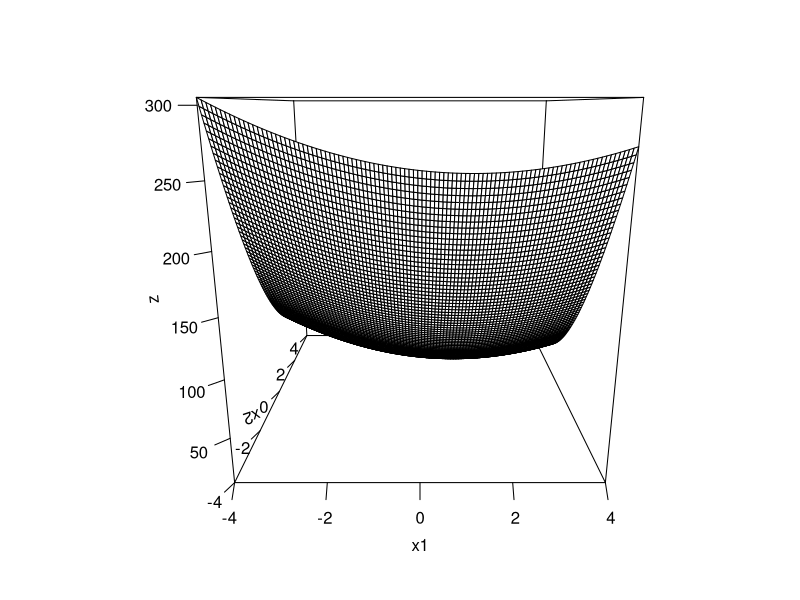
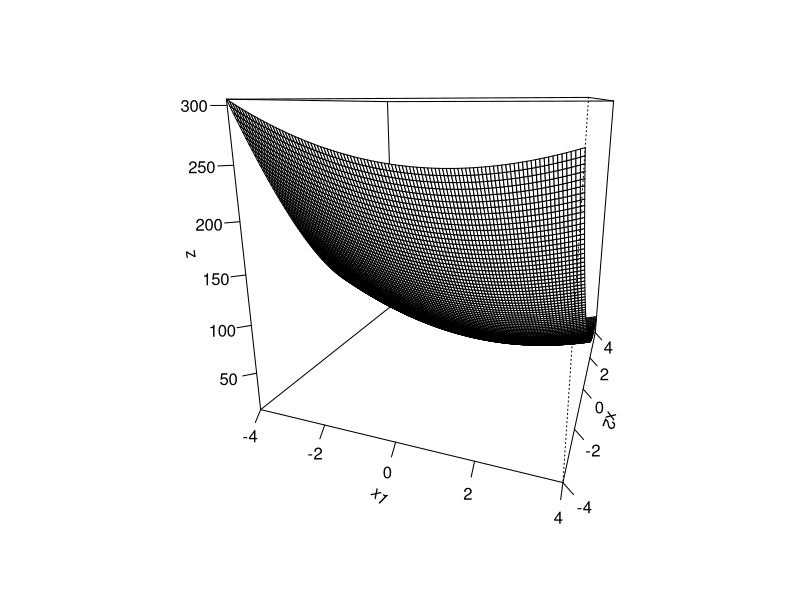
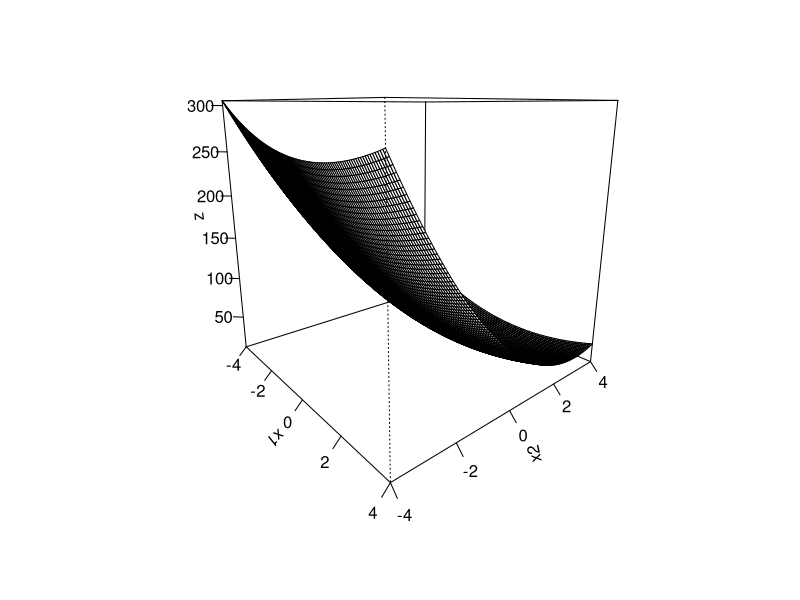
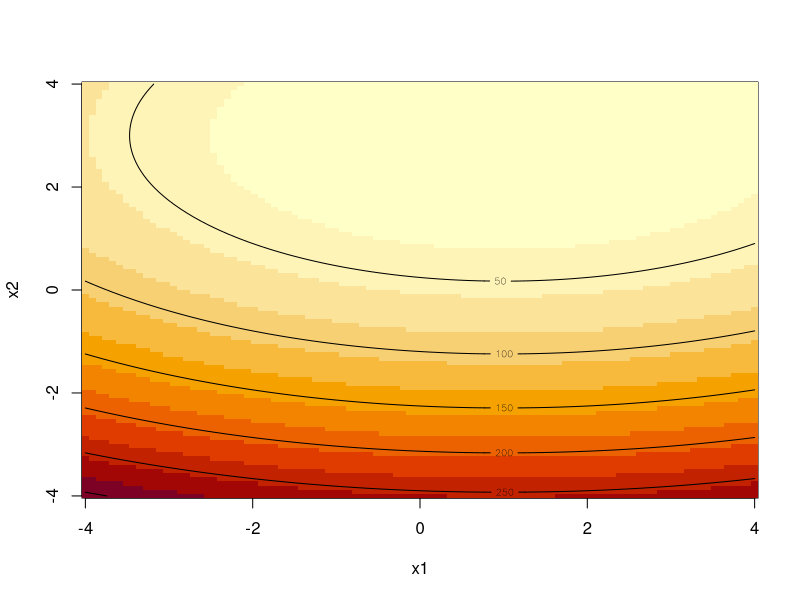
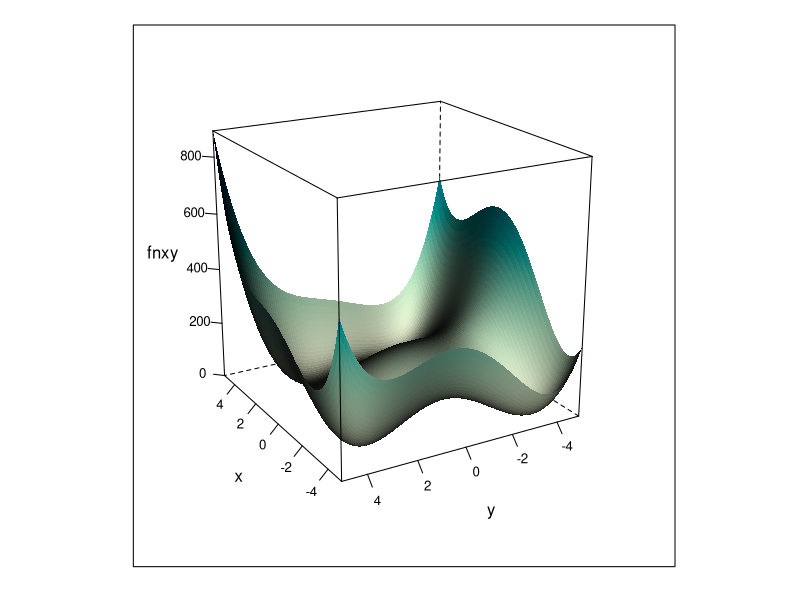

These figures' R source, in order:
## 6. Optimization.pdf
##    opti_ex.rx.txt

#===========================================
## intro
f1 <- function(x,y) 2*(x-1)^2 + 5*(y-3)^2 + 10
# 1줄이라 중괄호 안써도
f1(1,1) # 점검

x1 <- seq(-4,4,length=100)
x2 <- seq(-4,4,length=100)
z <- outer(x1,x2,f1) # x와 y의 f1을 사용하여 outer product를 계산.
dim(z) # 100x100

# 3d 그래프 / theta로 조금 회전
persp(x1, x2, z, ticktype="detailed")
persp(x1, x2, z, ticktype="detailed", theta=20)
persp(x1, x2, z, ticktype="detailed", theta=50)

# 2d 그래프 + 색 + 등고선 
image(x1,x2,z)
contour(x1,x2,z, add=TRUE)

# optim은 두개의 변수로 인식x -> x1,x2로 변경
f1.o <- function(x) 2*(x[1]-1)^2 + 5*(x[2]-3)^2 + 10  
r <- optim(c(1,1),f1.o) # initial value가 1,1
r
# convergence = 0 : optimization 성공.

#===========================================
## LP /  page 14

# install.packages("lpSolve")
library(lpSolve)

objective.in <- c(25, 20)
const.mat <- matrix(c(20, 12, 1/15, 1/15), nrow=2, byrow=TRUE)
const.rhs <- c(1800, 8)
const.dir <- c("<=", "<=")
optimum <- lp(direction="max", objective.in, const.mat, const.dir, const.rhs)
optimum$solution; optimum$objval

#===========================================
## QP (숙제있음) / page 20

# install.packages("quadprog")
library(quadprog)
# solve.QP(Qmat, dvec, Amat, bvec, meq)


################ 이까지 17 ####################-
#===========================================
## page25 : Non-gradient based / 
# Golden Section Search : 두개의 그리드로 나눠 계쏙해서 비교 objective function이 smooth 하지 않아도 가능!
## NLP : r내장 optimize() -> smooth 하지 않아도 가능 

# differentiable function
f2 <- function(x)(print(x) - 1/3)^2
xmin <- optimize(f2, interval = c(0, 1), tol = 0.0001)

# non-differentiable function(ex.절대값이 들어간 함수)
f3 <- function(x) return(abs(x-2) + 2*abs(x-1))
xmin <- optimize(f3, interval = c(0, 3), tol = 0.0001)

#===========================================
## Himmelblau's function (아래에서 쓸거.) /  benchmark optimization algorithms 용도

fn <- function(para){ # Vector of the parameters
  matrix.A <- matrix(para, ncol=2)
  x <- matrix.A[,1]
  y <- matrix.A[,2]
  f.x <- (x^2+y-11)^2+(x+y^2-7)^2
  return(f.x)
}
par <- c(1,1)

xy <- as.matrix(expand.grid(seq(-5,5,length = 101), seq(-5,5,length = 101)))
colnames(xy) <- c("x", "y")
df <- data.frame(fnxy = fn(xy), xy)

library(lattice)
wireframe(fnxy ~ x*y, data = df, shade = TRUE, drape=FALSE,
          scales = list(arrows = FALSE),
          screen = list(z=-240, x=-70, y=0))

#===========================================
## Comparison

# install.packages("optimx")

library(optimx)


optimx(par, fn, method = "Nelder-Mead") #  Nelder-Mead :Golden Section Search의 다차원 버전. p=1 -> n =2 // p=a -> n=a+1 : 제일 큰 값없애서 새로추가하고 반복. // smooth 필요x
optimx(par, fn, method = "CG") # Gradient descent
optimx(par, fn, method = "BFGS")# Newton methods / 한번미분0 , 두분미분>0 / 2차도함수존재할때
#ㅇ--
optimx(par, fn, method = c("Nelder-Mead", "CG", "BFGS", "spg", "nlm"))


optimx(par, fn, method = c("BFGS", "Nelder-Mead"), control = list(trace = 6, follow.on=TRUE, maximize=FALSE))

#===========================================
## OLS Example

# Sample data
n <- 100
x1 <- rnorm(n)
x2 <- rnorm(n)
y <- 1 + x1 + x2 + rnorm(n)
X <- cbind( rep(1,n), x1, x2 )

# Regression
r <- lm(y ~ x1 + x2)

# Optimization
library(quadprog)
s <- solve.QP( t(X) %*% X, t(y) %*% X, matrix(nr=3,nc=0), numeric(), 0 )

# Comparison
coef(r)
## (Intercept) x1 x2
## 1.0645272 1.0802060 0.9807713
s$solution # Identical
## [1] 1.0645272 1.0802060 0.9807713

# Median Example
